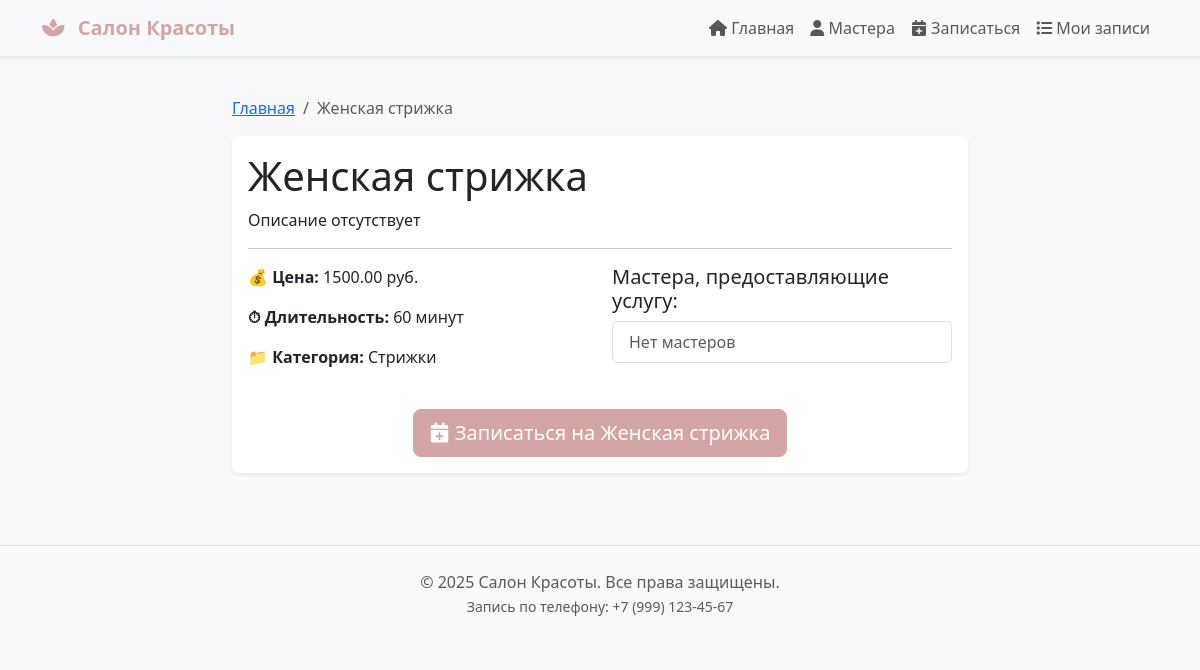
The page /service/1/ on the database its author committed.
### beauty/models.py (models this page shows, shortened)
class Service(models.Model):
    name = models.CharField(max_length=200, verbose_name="Название услуги")
    description = models.TextField(blank=True, verbose_name="Описание")
    price = models.DecimalField(max_digits=8, decimal_places=2, verbose_name="Цена")
    duration_minutes = models.PositiveIntegerField(verbose_name="Длительность (мин.)")
    category = models.ForeignKey(
        Category,
        on_delete=models.PROTECT,
        related_name='services',
        verbose_name="Категория"
    )
    class Meta:
        verbose_name = "Услуга"
        verbose_name_plural = "Услуги"

class Category(models.Model):
    name = models.CharField(max_length=100, unique=True, verbose_name="Название")
    description = models.TextField(blank=True, verbose_name="Описание")
    class Meta:
        verbose_name = "Категория"
        verbose_name_plural = "Категории"

### beauty/views.py (the view)
# urls.py: path('service/<int:service_id>/', views.service_detail, name='service_detail'),
def service_detail(request, service_id):
    service = get_object_or_404(Service, id=service_id)
    masters = service.masters.all()
    return render(request, 'beauty/service_detail.html', {
        'service': service,
        'masters': masters,
        'title': service.name
    })

### beauty/templates/beauty/service_detail.html
{% extends 'beauty/base.html' %}
{% block content %}
<div class="row">
    <div class="col-md-8 offset-md-2">
        <nav aria-label="breadcrumb">
            <ol class="breadcrumb">
                <li class="breadcrumb-item"><a href="{% url 'beauty:index' %}">Главная</a></li>
                <li class="breadcrumb-item active">{{ service.name }}</li>
            </ol>
        </nav>
        <div class="card shadow-sm">
            <div class="card-body">
                <h1 class="card-title">{{ service.name }}</h1>
                <p class="card-text">{{ service.description|default:"Описание отсутствует" }}</p>
                <hr>
                <div class="row">
                    <div class="col-md-6">
                        <p><strong>💰 Цена:</strong> {{ service.price }} руб.</p>
                        <p><strong>⏱ Длительность:</strong> {{ service.duration_minutes }} минут</p>
                        <p><strong>📁 Категория:</strong> {{ service.category.name }}</p>
                    </div>
                    <div class="col-md-6">
                        <h5>Мастера, предоставляющие услугу:</h5>
                        <ul class="list-group">
                            {% for master in masters %}
                            <li class="list-group-item">
                                <a href="{% url 'beauty:master_detail' master.id %}">{{ master.name }}</a>
                            </li>
                            {% empty %}
                            <li class="list-group-item text-muted">Нет мастеров</li>
                            {% endfor %}
                        </ul>
                    </div>
                </div>
                <div class="mt-4 text-center">
                    <a href="{% url 'beauty:appointment_create' %}" class="btn btn-primary btn-lg">
                        <i class="fas fa-calendar-plus"></i> Записаться на {{ service.name }}
                    </a>
                </div>
            </div>
        </div>
    </div>
</div>
{% endblock %}

### beauty/static/beauty/css/style.css (style rules this page uses)
body { font-family: 'Segoe UI', Tahoma, Geneva, Verdana, sans-serif; background-color: #f8f9fa; }
.card { transition: transform 0.2s ease, box-shadow 0.2s ease; border: none; }
.btn-primary { background-color: #d4a5a5; border-color: #d4a5a5; }

### rows shown on the page
Service: name "Женская стрижка", description "Описание отсутствует", price "1500.00", duration_minutes "60", category.name "Стрижки"
